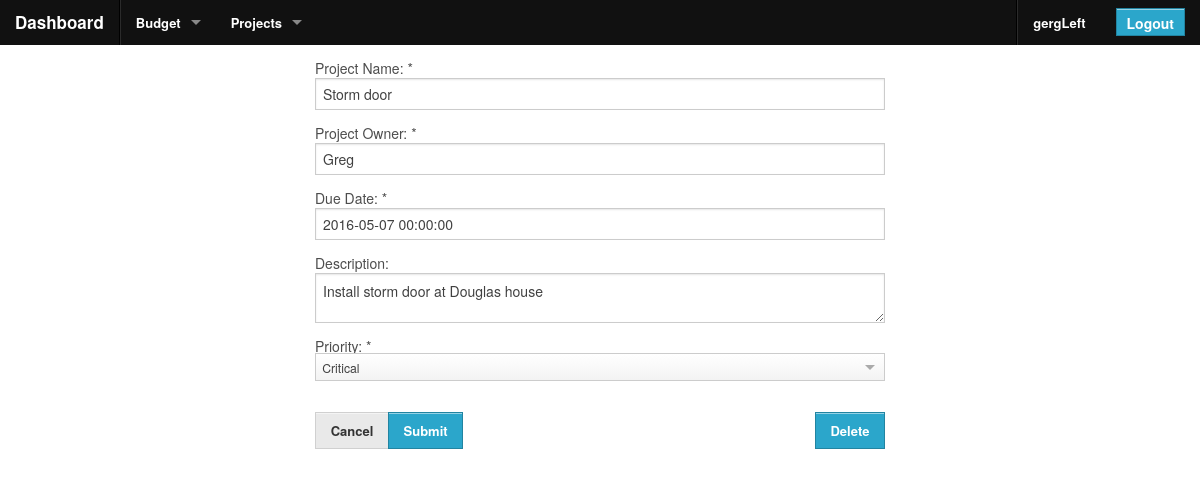
Page /site-sections/projects/edit_project.php?pid=1 (signed in) on the committed database.
### tables this page shows
CREATE TABLE `authorized_users` (
  `user_id` int(11) NOT NULL AUTO_INCREMENT,
  `username` varchar(45) DEFAULT NULL,
  `password` varchar(255) DEFAULT NULL,
  `last_login` datetime DEFAULT NULL,
  `create_date` datetime DEFAULT NULL,
  PRIMARY KEY (`user_id`),
  UNIQUE KEY `username_UNIQUE` (`username`)
);

CREATE TABLE `projects` (
  `id` int(10) unsigned NOT NULL AUTO_INCREMENT,
  `name` varchar(50) NOT NULL,
  `dueDate` datetime NOT NULL DEFAULT CURRENT_TIMESTAMP,
  `priority` varchar(10) NOT NULL DEFAULT ' medium',
  `owner` varchar(50) DEFAULT NULL,
  `description` varchar(500) DEFAULT NULL,
  PRIMARY KEY (`id`)
);

### includes/functions_helperFunctions.php (called while the page is built, shortened)
<?php
function isExternalPage($page) {
	switch($page) {
		default:
			return false;
			break;
	}
}
?>

### functions.php (called while the page is built, shortened)
<?php
include 'includes/db_sql.phpclass.inc';
include 'includes/functions_helperFunctions.php';
include 'includes/membership_info.phpclass.inc';
include 'includes/project.phpclass.inc';
$loginProtectedPage = !isExternalPage($page_tag);
$currentUserInfo = new membership_info();
if (isset($_SESSION["user_id"])) {
  $currentUserInfo->setUserInfo($_SESSION["user_id"]);
}
$currentUser = $currentUserInfo->username;
?>

### includes/membership_info.phpclass.inc (called while the page is built, shortened)
<?php
class membership_info {
  public function setUserInfo($userId) {
    $db = new db_sql();
    $query =
      "SELECT
        *
      FROM
        authorized_users
      WHERE ";
    $query .= sprintf("user_id = '%s' ", $userId);
    $db->query($query);
    if ($db->next_record()) {
      $this->user_id = $db->f("user_id");
      if (isset($this->user_id)) {
        $this->username = $db->f("username");
      }
    }
  }
}
?>

### includes/db_sql.phpclass.inc (called while the page is built, shortened)
<?php
class db_sql {
	private $host;
	private $database;
	private $user;
	private $password;
	public $Record = array();
	private $Link_ID    = 0;
	private $Query_ID   = 0;
	public function __construct($database="") {
		switch ($database)
		{
			default:
			case 'center':
				$this->host = "localhost";
				$this->database = 'center_org';
				$this->user = 'center';
				$this->password = 'G&6j37dZQB4h$93x';
				break;
		}
	}
	function connect($database = "", $host = "", $user = "", $password = "") {
		if ($database == "")
			$database = $this->database;
		if ($host == "")
			$host = $this->host;
		if ($user == "")
			$user = $this->user;
		if ($password == "")
			$password = $this->password;
		if ($this->Link_ID == 0) {
			$this->Link_ID = mysql_connect($host, $user, $password, true, 2);
		}
		return $this->Link_ID;
	}
	public function query($Query_String) {
		$this->Query_ID = @mysql_query($Query_String,$this->Link_ID);
		return $this->Query_ID;
	}
	public function next_record() {
		$this->Record = @mysql_fetch_array($this->Query_ID);
		$stat = is_array($this->Record);
		return $stat;
	}
	function f($Name) {
		return stripslashes($this->Record[$Name]);
	}
}
?>

### includes/project.phpclass.inc (called while the page is built, shortened)
<?php
class project {
  function __construct($id = null) {
    if (is_null($id)) {
      $this->dueDate = date("Y-m-d 00:00:00");
    } else {
      $this->get_project($id);
    }
  }
  private function get_project($id) {
    $db = new db_sql();
    $query = "SELECT * FROM projects";
    $query .= sprintf(" WHERE id = %s", $id);
    $db->query($query);
    if ($db->next_record()) {
      $this->name = $db->f("name");
      $this->dueDate = $db->f("dueDate");
      $this->description = $db->f("description");
      $this->priority = $db->f("priority");
      $this->owner = $db->f("owner");
      return true;
    } else {
      return false;
    }
  }
}
?>

### site-sections/projects/edit_project.php (the view, shortened to what this page needs)
<?php
  $page_tag = 'projects-edit_project';
  include 'functions.php';
  $this_project = new project($_GET["pid"]);
  if ( "POST" === $_SERVER['REQUEST_METHOD']) {
    if (isset($_POST["btnDelete"])) {
      project::delete_project($_GET["pid"]);
    } else if (empty($_POST["txtProjectName"]) ||
        empty($_POST["txtProjectDueDate"])
    ) {
      if (empty($_POST["txtProjectName"])) {
        $projName_err = "error";
      }
      if (empty($_POST["txtProjectDueDate"])) {
        $projDate_err = "error";
      }
      if (empty($_POST["txtProjectOwner"])) {
        $projOwner_err = "error";
      }
    } else {
      $this_project->name = $_POST["txtProjectName"];
      $this_project->dueDate = $_POST["txtProjectDueDate"];
      $this_project->description = $_POST["txtDescription"];
      $this_project->priority = $_POST["ddlPriority"];
      $this_project->owner = $_POST["txtProjectOwner"];
      try {
        if ($this_project->update_project()) {
          $serverFeedback = Message::translate_code_to_message(Message::PROJECT_CREATED);
          $serverFeedbackClass = "success";
          clearFormDisplay($form_display);
        }
      } catch (Exception $ex) {
        dump($ex);
        $serverFeedbackClass = "error";
      }
    }
  } else {
    $form_display = array(
      'txtProjectName' => $this_project->name,
      'txtProjectDueDate' => $this_project->dueDate,
      'txtDescription' => $this_project->description,
      'ddlPriority' => $this_project->priority,
      'txtProjectOwner' => $this_project->owner,
    );
  }
?>
<?php include 'components/global/header.php'; ?>
<form class="custom" method="POST">
  <div class="row formRow required <?php echo $username_err ?>">
    <div class="small-12 medium-6 small-centered columns">
      <label>Project Name: <?php echo REQUIRED_INDICATOR ?></label>
      <input id="txtProjectName" name="txtProjectName" type="text" MaxLength="50" value="<?php echo $form_display["txtProjectName"] ?>"/>
    </div>
  </div>
  <div class="row formRow required <?php echo $username_err ?>">
    <div class="small-12 medium-6 small-centered columns">
      <label>Project Owner: <?php echo REQUIRED_INDICATOR ?></label>
      <input id="txtProjectOwner" name="txtProjectOwner" type="text" MaxLength="50" value="<?php echo $form_display["txtProjectOwner"] ?>"/>
    </div>
  </div>
  <div class="row formRow required <?php echo $monthBudget_err ?>">
    <div class="small-12 medium-6 small-centered columns">
      <label>Due Date: <?php echo REQUIRED_INDICATOR ?></label>
      <input id="txtProjectDueDate" name="txtProjectDueDate" type="text" MaxLength="50" value="<?php echo $form_display["txtProjectDueDate"] ?>" class="foundation-date"/>
    </div>
  </div>
  <div class="row formRow required <?php echo $monthBudget_err ?>">
    <div class="small-12 medium-6 small-centered columns">
      <label>Description: </label>
      <textarea id="txtDescription" name="txtDescription"><?php echo $form_display["txtDescription"] ?></textarea>
    </div>
  </div>
  <div class="row formRow required">
    <div class="small-12 medium-6 small-centered columns">
      <label>Priority: <?php echo REQUIRED_INDICATOR ?>
        <select id='ddlPriority' name='ddlPriority'>
          <option value="<?php echo project::PRIORITY_CRITICAL ?>" <?php if (project::PRIORITY_CRITICAL == $form_display["ddlPriority"]) : ?>selected<?php endif; ?>><?php echo ucwords(project::PRIORITY_CRITICAL) ?></option>
        </select>
      </label>
    </div>
  </div>
  <div class="row formRow">
    <div class="small-12 medium-6 small-centered columns">
      <div class="row">
        <div class="small-6 columns">
          <ul class="button-group">
            <li><a class="small button secondary" href="./">Cancel</a></li>
            <li><input type="submit" class="small button" type="submit"></li>
          </ul>
        </div>
        <div class="small-6 text-right columns">
          <input type="submit" class="small button" type="submit" id="btnDelete" name="btnDelete" value="Delete">
        </div>
      </div>
    </div>
  </div>
</form>
<?php include "components/global/footer.php"; ?>

### components/global/header_menu.php (shortened to what this page needs)
<?php if ($loginProtectedPage) : ?>
<form method="POST">
	<div>
		<LoggedInTemplate>
	    <nav class="top-bar">
	      <ul class="title-area">
	        <li class="name">
	          <h1><a href="/dashboard.php">Dashboard</a></h1>
	        </li>
	      </ul>
	      <section class="top-bar-section">
            <?php
              $sections[] = array (
                "title" => "Budget",
                "actions" => array(
                  array(
                    "title" => "Budget Dashboard",
                    "url" => "/site-sections/budget/index.php"
                  ),
                  array(
                    "title" => "View Ledger",
                    "url" => "/site-sections/budget/view_ledger.php"
                  ),
                  array(
                    "title" => "Create Expense Category",
                    "url" => "/site-sections/budget/create_expense_category.php"
                  ),
                  array(
                    "title" => "Create Income Category",
                    "url" => "/site-sections/budget/create_income_category.php"
                  ),
                  array(
                    "title" => "Create Ledger Item",
                    "url" => "/site-sections/budget/create_ledger_item.php"
                  ),
                  array(
                    "title" => "Import Ledger Items",
                    "url" => "/site-sections/budget/import_ledger_items.php"
                  )
                )
              );
              $sections[] = array (
                "title" => "Projects",
                "actions" => array(
                  array(
                    "title" => "Project Dashboard",
                    "url" => "/site-sections/projects/index.php"
                  ),
                  array(
                    "title" => "Create Project",
                    "url" => "/site-sections/projects/create_project.php"
                  ),
                )
              );
            ?>
	        <ul class="middle">
	          <li class="divider"></li>
              <?php foreach ($sections as $s) : ?>
              <li class="has-dropdown"><a href="#"><?php echo $s["title"]; ?></a>
              </li>
              <?php endforeach; ?>
            </ul>
	        <ul class="right">
	          <li class="divider"></li>
	          <li>
                <a href="profile.php"><?php echo $currentUser; ?></a>
	          </li>
              <li class="has-form">
                <input type="submit" class="button" value="Logout" id="btnLogout" name="btnLogout" />
              </li>
            </ul>
          </section>
        </nav>
	  </LoggedInTemplate>
	</div>
</form>
<?php endif; ?>

### stylesheets/grid-5.css (style rules this page uses)
.row:before, .row:after { content: " "; display: table; }
.row:after { clear: both; }
.row .row { margin-left: -0.9375em; margin-right: -0.9375em; max-width: none; width: auto; *zoom: 1; }
.row .row:before, .row .row:after { content: " "; display: table; }
.row .row:after { clear: both; }
.column, .columns { padding-left: 0.9375em; padding-right: 0.9375em; width: 100%; float: left; position: relative; }
@media only screen { .small-6 { width: 50%; } }
@media only screen { .small-12 { width: 100%; } }
@media only screen { .column.small-centered, .columns.small-centered { margin-left: auto; margin-right: auto; float: none !important; } }
@media only screen and (min-width: 640px) { .medium-6 { width: 50%; } }

### rows in the picture
authorized_users: username "gergLeft"
projects: txtProjectName "Storm door", txtProjectOwner "Greg", txtProjectDueDate "2016-05-07 00:00:00", txtDescription "Install storm door at Douglas house"

### other values in the picture
$s["title"] "Budget"
$s["title"] "Projects"
REQUIRED_INDICATOR "*"
project::PRIORITY_CRITICAL "Critical"
